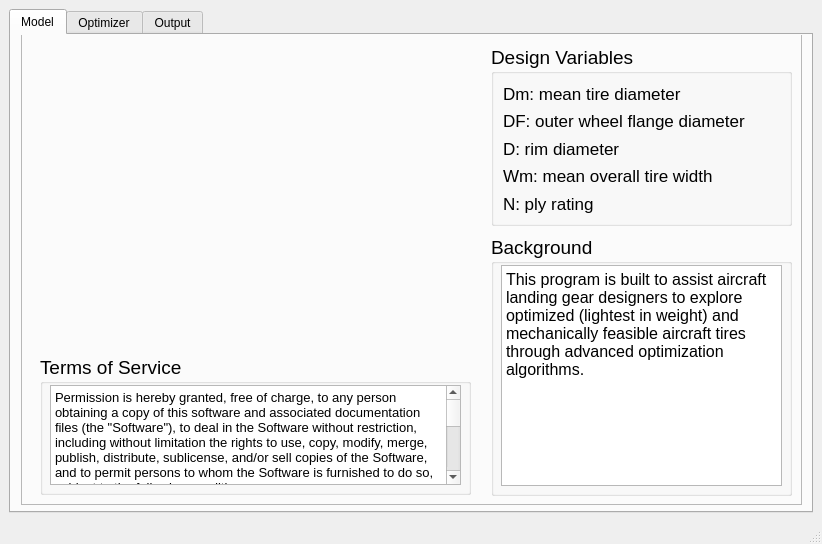
<?xml version="1.0" encoding="UTF-8"?>
<ui version="4.0">
 <class>MainWindow</class>
 <widget class="QMainWindow" name="MainWindow">
  <property name="geometry">
   <rect>
    <x>0</x>
    <y>0</y>
    <width>822</width>
    <height>544</height>
   </rect>
  </property>
  <property name="windowTitle">
   <string>MainWindow</string>
  </property>
  <widget class="QWidget" name="centralwidget">
   <layout class="QGridLayout" name="gridLayout">
    <item row="0" column="0">
     <widget class="QTabWidget" name="tabWidget">
      <property name="currentIndex">
       <number>0</number>
      </property>
      <widget class="QWidget" name="Model">
       <attribute name="title">
        <string>Model</string>
       </attribute>
       <widget class="QFrame" name="frame">
        <property name="geometry">
         <rect>
          <x>10</x>
          <y>-10</y>
          <width>781</width>
          <height>480</height>
         </rect>
        </property>
        <property name="frameShape">
         <enum>QFrame::StyledPanel</enum>
        </property>
        <property name="frameShadow">
         <enum>QFrame::Raised</enum>
        </property>
        <widget class="QGroupBox" name="groupBox">
         <property name="geometry">
          <rect>
           <x>470</x>
           <y>20</y>
           <width>301</width>
           <height>181</height>
          </rect>
         </property>
         <property name="font">
          <font>
           <pointsize>14</pointsize>
          </font>
         </property>
         <property name="title">
          <string>Design Variables</string>
         </property>
         <layout class="QVBoxLayout" name="verticalLayout_2">
          <item>
           <layout class="QVBoxLayout" name="verticalLayout">
            <item>
             <widget class="QLabel" name="label_12">
              <property name="font">
               <font>
                <pointsize>13</pointsize>
               </font>
              </property>
              <property name="text">
               <string>Dm: mean tire diameter</string>
              </property>
             </widget>
            </item>
            <item>
             <widget class="QLabel" name="label_13">
              <property name="font">
               <font>
                <pointsize>13</pointsize>
               </font>
              </property>
              <property name="text">
               <string>DF: outer wheel flange diameter</string>
              </property>
             </widget>
            </item>
            <item>
             <widget class="QLabel" name="label_14">
              <property name="font">
               <font>
                <pointsize>13</pointsize>
               </font>
              </property>
              <property name="text">
               <string>D: rim diameter</string>
              </property>
             </widget>
            </item>
            <item>
             <widget class="QLabel" name="label_15">
              <property name="font">
               <font>
                <pointsize>13</pointsize>
               </font>
              </property>
              <property name="text">
               <string>Wm: mean overall tire width</string>
              </property>
             </widget>
            </item>
            <item>
             <widget class="QLabel" name="label_16">
              <property name="font">
               <font>
                <pointsize>13</pointsize>
               </font>
              </property>
              <property name="text">
               <string>N: ply rating</string>
              </property>
             </widget>
            </item>
           </layout>
          </item>
         </layout>
        </widget>
        <widget class="QGroupBox" name="groupBox_8">
         <property name="geometry">
          <rect>
           <x>19</x>
           <y>330</y>
           <width>431</width>
           <height>140</height>
          </rect>
         </property>
         <property name="font">
          <font>
           <pointsize>14</pointsize>
          </font>
         </property>
         <property name="title">
          <string>Terms of Service</string>
         </property>
         <widget class="QTextBrowser" name="textBrowser_model_2">
          <property name="geometry">
           <rect>
            <x>10</x>
            <y>30</y>
            <width>411</width>
            <height>100</height>
           </rect>
          </property>
          <property name="font">
           <font>
            <pointsize>9</pointsize>
           </font>
          </property>
          <property name="frameShape">
           <enum>QFrame::StyledPanel</enum>
          </property>
          <property name="html">
           <string>&lt;!DOCTYPE HTML PUBLIC &quot;-//W3C//DTD HTML 4.0//EN&quot; &quot;http://www.w3.org/TR/REC-html40/strict.dtd&quot;&gt;
&lt;html&gt;&lt;head&gt;&lt;meta name=&quot;qrichtext&quot; content=&quot;1&quot; /&gt;&lt;style type=&quot;text/css&quot;&gt;
p, li { white-space: pre-wrap; }
&lt;/style&gt;&lt;/head&gt;&lt;body style=&quot; font-family:'.AppleSystemUIFont'; font-size:9pt; font-weight:400; font-style:normal;&quot;&gt;
&lt;p style=&quot; margin-top:0px; margin-bottom:0px; margin-left:0px; margin-right:0px; -qt-block-indent:0; text-indent:0px;&quot;&gt;&lt;span style=&quot; font-size:10pt;&quot;&gt;Permission is hereby granted, free of charge, to any person obtaining a copy of this software and associated documentation files (the &amp;quot;Software&amp;quot;), to deal in the Software without restriction, including without limitation the rights to use, copy, modify, merge, publish, distribute, sublicense, and/or sell copies of the Software, and to permit persons to whom the Software is furnished to do so, subject to the following conditions:&lt;/span&gt;&lt;/p&gt;
&lt;p style=&quot;-qt-paragraph-type:empty; margin-top:0px; margin-bottom:0px; margin-left:0px; margin-right:0px; -qt-block-indent:0; text-indent:0px; font-size:10pt;&quot;&gt;&lt;br /&gt;&lt;/p&gt;
&lt;p style=&quot; margin-top:0px; margin-bottom:0px; margin-left:0px; margin-right:0px; -qt-block-indent:0; text-indent:0px;&quot;&gt;&lt;span style=&quot; font-size:10pt;&quot;&gt;The above copyright notice and this permission notice shall be included in all copies or substantial portions of the Software.&lt;/span&gt;&lt;/p&gt;
&lt;p style=&quot;-qt-paragraph-type:empty; margin-top:0px; margin-bottom:0px; margin-left:0px; margin-right:0px; -qt-block-indent:0; text-indent:0px; font-size:10pt;&quot;&gt;&lt;br /&gt;&lt;/p&gt;
&lt;p style=&quot; margin-top:0px; margin-bottom:0px; margin-left:0px; margin-right:0px; -qt-block-indent:0; text-indent:0px;&quot;&gt;&lt;span style=&quot; font-size:10pt;&quot;&gt;THE SOFTWARE IS PROVIDED &amp;quot;AS IS&amp;quot;, WITHOUT WARRANTY OF ANY KIND, EXPRESS OR IMPLIED, INCLUDING BUT NOT LIMITED TO THE WARRANTIES OF MERCHANTABILITY, FITNESS FOR A PARTICULAR PURPOSE AND NONINFRINGEMENT. IN NO EVENT SHALL THE AUTHORS OR COPYRIGHT HOLDERS BE LIABLE FOR ANY CLAIM, DAMAGES OR OTHER LIABILITY, WHETHER IN AN ACTION OF CONTRACT, TORT OR OTHERWISE, ARISING FROM, OUT OF OR IN CONNECTION WITH THE SOFTWARE OR THE USE OR OTHER DEALINGS IN THE SOFTWARE.&lt;/span&gt;&lt;/p&gt;&lt;/body&gt;&lt;/html&gt;</string>
          </property>
         </widget>
        </widget>
        <widget class="QGroupBox" name="groupBox_12">
         <property name="geometry">
          <rect>
           <x>470</x>
           <y>210</y>
           <width>301</width>
           <height>261</height>
          </rect>
         </property>
         <property name="font">
          <font>
           <pointsize>14</pointsize>
          </font>
         </property>
         <property name="title">
          <string>Background</string>
         </property>
         <widget class="QTextBrowser" name="textBrowser_model">
          <property name="geometry">
           <rect>
            <x>10</x>
            <y>30</y>
            <width>281</width>
            <height>221</height>
           </rect>
          </property>
          <property name="font">
           <font>
            <pointsize>12</pointsize>
           </font>
          </property>
          <property name="frameShape">
           <enum>QFrame::StyledPanel</enum>
          </property>
          <property name="html">
           <string>&lt;!DOCTYPE HTML PUBLIC &quot;-//W3C//DTD HTML 4.0//EN&quot; &quot;http://www.w3.org/TR/REC-html40/strict.dtd&quot;&gt;
&lt;html&gt;&lt;head&gt;&lt;meta name=&quot;qrichtext&quot; content=&quot;1&quot; /&gt;&lt;style type=&quot;text/css&quot;&gt;
p, li { white-space: pre-wrap; }
&lt;/style&gt;&lt;/head&gt;&lt;body style=&quot; font-family:'.AppleSystemUIFont'; font-size:12pt; font-weight:400; font-style:normal;&quot;&gt;
&lt;p style=&quot; margin-top:0px; margin-bottom:0px; margin-left:0px; margin-right:0px; -qt-block-indent:0; text-indent:0px;&quot;&gt;&lt;span style=&quot; font-family:'MS Shell Dlg 2';&quot;&gt;This program is built to assist aircraft landing gear designers to explore optimized (lightest in weight) and mechanically feasible aircraft tires through advanced optimization algorithms. &lt;/span&gt;&lt;/p&gt;&lt;/body&gt;&lt;/html&gt;</string>
          </property>
         </widget>
        </widget>
        <widget class="QLabel" name="label_6">
         <property name="geometry">
          <rect>
           <x>20</x>
           <y>30</y>
           <width>421</width>
           <height>271</height>
          </rect>
         </property>
         <property name="text">
          <string/>
         </property>
         <property name="pixmap">
          <pixmap>assets/variables.png</pixmap>
         </property>
         <property name="scaledContents">
          <bool>true</bool>
         </property>
         <property name="alignment">
          <set>Qt::AlignCenter</set>
         </property>
        </widget>
        <zorder>groupBox_12</zorder>
        <zorder>groupBox</zorder>
        <zorder>groupBox_8</zorder>
        <zorder>label_6</zorder>
       </widget>
      </widget>
      <widget class="QWidget" name="Optimizer">
       <attribute name="title">
        <string>Optimizer</string>
       </attribute>
       <widget class="QGroupBox" name="groupBox_9">
        <property name="geometry">
         <rect>
          <x>370</x>
          <y>230</y>
          <width>410</width>
          <height>231</height>
         </rect>
        </property>
        <property name="font">
         <font>
          <pointsize>14</pointsize>
         </font>
        </property>
        <property name="title">
         <string>Optimization Scope</string>
        </property>
        <widget class="QTableWidget" name="tableWidget_2">
         <property name="geometry">
          <rect>
           <x>20</x>
           <y>30</y>
           <width>361</width>
           <height>181</height>
          </rect>
         </property>
         <property name="minimumSize">
          <size>
           <width>331</width>
           <height>0</height>
          </size>
         </property>
         <property name="font">
          <font>
           <pointsize>12</pointsize>
          </font>
         </property>
         <attribute name="horizontalHeaderCascadingSectionResizes">
          <bool>false</bool>
         </attribute>
         <attribute name="horizontalHeaderMinimumSectionSize">
          <number>160</number>
         </attribute>
         <attribute name="verticalHeaderDefaultSectionSize">
          <number>30</number>
         </attribute>
         <attribute name="verticalHeaderHighlightSections">
          <bool>true</bool>
         </attribute>
         <attribute name="verticalHeaderMinimumSectionSize">
          <number>32</number>
         </attribute>
         <row>
          <property name="text">
           <string>Dm</string>
          </property>
         </row>
         <row>
          <property name="text">
           <string>DF</string>
          </property>
         </row>
         <row>
          <property name="text">
           <string>D</string>
          </property>
         </row>
         <row>
          <property name="text">
           <string>Wm</string>
          </property>
         </row>
         <row>
          <property name="text">
           <string>N</string>
          </property>
         </row>
         <column>
          <property name="text">
           <string>Lower Bound</string>
          </property>
         </column>
         <column>
          <property name="text">
           <string>Upper Bound</string>
          </property>
         </column>
         <item row="0" column="0">
          <property name="text">
           <string>12</string>
          </property>
          <property name="textAlignment">
           <set>AlignCenter</set>
          </property>
         </item>
         <item row="0" column="1">
          <property name="text">
           <string>56</string>
          </property>
          <property name="textAlignment">
           <set>AlignCenter</set>
          </property>
         </item>
         <item row="1" column="0">
          <property name="text">
           <string>5</string>
          </property>
          <property name="textAlignment">
           <set>AlignCenter</set>
          </property>
         </item>
         <item row="1" column="1">
          <property name="text">
           <string>33</string>
          </property>
          <property name="textAlignment">
           <set>AlignCenter</set>
          </property>
         </item>
         <item row="2" column="0">
          <property name="text">
           <string>4</string>
          </property>
          <property name="textAlignment">
           <set>AlignCenter</set>
          </property>
         </item>
         <item row="2" column="1">
          <property name="text">
           <string>24</string>
          </property>
          <property name="textAlignment">
           <set>AlignCenter</set>
          </property>
         </item>
         <item row="3" column="0">
          <property name="text">
           <string>4</string>
          </property>
          <property name="textAlignment">
           <set>AlignCenter</set>
          </property>
         </item>
         <item row="3" column="1">
          <property name="text">
           <string>21</string>
          </property>
          <property name="textAlignment">
           <set>AlignCenter</set>
          </property>
         </item>
         <item row="4" column="0">
          <property name="text">
           <string>4</string>
          </property>
          <property name="textAlignment">
           <set>AlignCenter</set>
          </property>
         </item>
         <item row="4" column="1">
          <property name="text">
           <string>38</string>
          </property>
          <property name="textAlignment">
           <set>AlignCenter</set>
          </property>
         </item>
        </widget>
       </widget>
       <widget class="QGroupBox" name="groupBox_3">
        <property name="geometry">
         <rect>
          <x>10</x>
          <y>10</y>
          <width>351</width>
          <height>391</height>
         </rect>
        </property>
        <property name="font">
         <font>
          <pointsize>14</pointsize>
         </font>
        </property>
        <property name="title">
         <string>Optimizer Instruction</string>
        </property>
        <widget class="QTextBrowser" name="textBrowser">
         <property name="geometry">
          <rect>
           <x>10</x>
           <y>30</y>
           <width>331</width>
           <height>351</height>
          </rect>
         </property>
         <property name="frameShape">
          <enum>QFrame::StyledPanel</enum>
         </property>
         <property name="html">
          <string>&lt;!DOCTYPE HTML PUBLIC &quot;-//W3C//DTD HTML 4.0//EN&quot; &quot;http://www.w3.org/TR/REC-html40/strict.dtd&quot;&gt;
&lt;html&gt;&lt;head&gt;&lt;meta name=&quot;qrichtext&quot; content=&quot;1&quot; /&gt;&lt;style type=&quot;text/css&quot;&gt;
p, li { white-space: pre-wrap; }
&lt;/style&gt;&lt;/head&gt;&lt;body style=&quot; font-family:'.AppleSystemUIFont'; font-size:14pt; font-weight:400; font-style:normal;&quot;&gt;
&lt;p style=&quot; margin-top:0px; margin-bottom:0px; margin-left:0px; margin-right:0px; -qt-block-indent:0; text-indent:0px;&quot;&gt;&lt;span style=&quot; font-family:'MS Shell Dlg 2'; font-size:12pt;&quot;&gt;1. Select a unit system in &amp;quot;Optimization Parameter&amp;quot; section. &lt;/span&gt;&lt;/p&gt;
&lt;p style=&quot; margin-top:0px; margin-bottom:0px; margin-left:0px; margin-right:0px; -qt-block-indent:0; text-indent:0px;&quot;&gt;&lt;span style=&quot; font-family:'MS Shell Dlg 2'; font-size:12pt;&quot;&gt;2. Enter optimization requirements in the selected units. &lt;/span&gt;&lt;/p&gt;
&lt;p style=&quot; margin-top:0px; margin-bottom:0px; margin-left:0px; margin-right:0px; -qt-block-indent:0; text-indent:0px;&quot;&gt;&lt;span style=&quot; font-family:'MS Shell Dlg 2'; font-size:12pt;&quot;&gt;3. Modified the lower and upper bounds of the variables, if needed. &lt;/span&gt;&lt;/p&gt;
&lt;p style=&quot;-qt-paragraph-type:empty; margin-top:0px; margin-bottom:0px; margin-left:0px; margin-right:0px; -qt-block-indent:0; text-indent:0px; font-family:'MS Shell Dlg 2'; font-size:12pt;&quot;&gt;&lt;br /&gt;&lt;/p&gt;
&lt;p style=&quot; margin-top:0px; margin-bottom:0px; margin-left:0px; margin-right:0px; -qt-block-indent:0; text-indent:0px;&quot;&gt;&lt;span style=&quot; font-family:'MS Shell Dlg 2'; font-size:12pt;&quot;&gt;Note: changing the optimization scope may result in failure of optimization. &lt;/span&gt;&lt;/p&gt;&lt;/body&gt;&lt;/html&gt;</string>
         </property>
         <property name="tabStopWidth">
          <number>79</number>
         </property>
        </widget>
       </widget>
       <widget class="QPushButton" name="pushButton">
        <property name="geometry">
         <rect>
          <x>100</x>
          <y>420</y>
          <width>171</width>
          <height>41</height>
         </rect>
        </property>
        <property name="font">
         <font>
          <pointsize>14</pointsize>
         </font>
        </property>
        <property name="text">
         <string>Run Optimizer</string>
        </property>
       </widget>
       <widget class="QTabWidget" name="tabWidget_2">
        <property name="geometry">
         <rect>
          <x>370</x>
          <y>10</y>
          <width>411</width>
          <height>211</height>
         </rect>
        </property>
        <property name="tabPosition">
         <enum>QTabWidget::East</enum>
        </property>
        <property name="currentIndex">
         <number>0</number>
        </property>
        <widget class="QWidget" name="tab">
         <attribute name="title">
          <string>Imperial</string>
         </attribute>
         <widget class="QGroupBox" name="groupBox_14">
          <property name="geometry">
           <rect>
            <x>0</x>
            <y>0</y>
            <width>399</width>
            <height>207</height>
           </rect>
          </property>
          <property name="font">
           <font>
            <pointsize>14</pointsize>
           </font>
          </property>
          <property name="title">
           <string>Optimization Parameter</string>
          </property>
          <widget class="QLabel" name="label_23">
           <property name="geometry">
            <rect>
             <x>10</x>
             <y>35</y>
             <width>157</width>
             <height>20</height>
            </rect>
           </property>
           <property name="font">
            <font>
             <pointsize>12</pointsize>
            </font>
           </property>
           <property name="text">
            <string>Loading Capacity [lbs]</string>
           </property>
          </widget>
          <widget class="QSpinBox" name="LmReq_3">
           <property name="geometry">
            <rect>
             <x>216</x>
             <y>35</y>
             <width>161</width>
             <height>24</height>
            </rect>
           </property>
           <property name="font">
            <font>
             <pointsize>12</pointsize>
            </font>
           </property>
           <property name="minimum">
            <number>2000</number>
           </property>
           <property name="maximum">
            <number>89000</number>
           </property>
           <property name="singleStep">
            <number>1000</number>
           </property>
           <property name="value">
            <number>36000</number>
           </property>
           <property name="displayIntegerBase">
            <number>10</number>
           </property>
          </widget>
          <widget class="QLabel" name="label_24">
           <property name="geometry">
            <rect>
             <x>10</x>
             <y>67</y>
             <width>137</width>
             <height>20</height>
            </rect>
           </property>
           <property name="font">
            <font>
             <pointsize>12</pointsize>
            </font>
           </property>
           <property name="text">
            <string>Speed Index [mph]</string>
           </property>
          </widget>
          <widget class="QSpinBox" name="SiReq_3">
           <property name="geometry">
            <rect>
             <x>216</x>
             <y>67</y>
             <width>161</width>
             <height>24</height>
            </rect>
           </property>
           <property name="font">
            <font>
             <pointsize>12</pointsize>
            </font>
           </property>
           <property name="maximum">
            <number>350</number>
           </property>
           <property name="singleStep">
            <number>10</number>
           </property>
           <property name="value">
            <number>200</number>
           </property>
          </widget>
          <widget class="QLabel" name="label_25">
           <property name="geometry">
            <rect>
             <x>10</x>
             <y>99</y>
             <width>200</width>
             <height>20</height>
            </rect>
           </property>
           <property name="font">
            <font>
             <pointsize>12</pointsize>
            </font>
           </property>
           <property name="text">
            <string>Max. Inflation Pressure [psi]</string>
           </property>
          </widget>
          <widget class="QSpinBox" name="Pmax_3">
           <property name="geometry">
            <rect>
             <x>216</x>
             <y>99</y>
             <width>161</width>
             <height>24</height>
            </rect>
           </property>
           <property name="font">
            <font>
             <pointsize>12</pointsize>
            </font>
           </property>
           <property name="maximum">
            <number>500</number>
           </property>
           <property name="singleStep">
            <number>50</number>
           </property>
           <property name="value">
            <number>300</number>
           </property>
          </widget>
          <widget class="QLabel" name="label_26">
           <property name="geometry">
            <rect>
             <x>10</x>
             <y>131</y>
             <width>171</width>
             <height>20</height>
            </rect>
           </property>
           <property name="font">
            <font>
             <pointsize>12</pointsize>
            </font>
           </property>
           <property name="text">
            <string>Aspect Ratio (min, max)</string>
           </property>
          </widget>
          <widget class="QDoubleSpinBox" name="doubleSpinBox_5">
           <property name="geometry">
            <rect>
             <x>216</x>
             <y>131</y>
             <width>81</width>
             <height>24</height>
            </rect>
           </property>
           <property name="font">
            <font>
             <pointsize>12</pointsize>
            </font>
           </property>
           <property name="minimum">
            <double>0.500000000000000</double>
           </property>
           <property name="maximum">
            <double>1.000000000000000</double>
           </property>
           <property name="singleStep">
            <double>0.050000000000000</double>
           </property>
          </widget>
          <widget class="QDoubleSpinBox" name="doubleSpinBox_6">
           <property name="geometry">
            <rect>
             <x>306</x>
             <y>131</y>
             <width>71</width>
             <height>24</height>
            </rect>
           </property>
           <property name="font">
            <font>
             <pointsize>12</pointsize>
            </font>
           </property>
           <property name="minimum">
            <double>0.500000000000000</double>
           </property>
           <property name="maximum">
            <double>1.000000000000000</double>
           </property>
           <property name="singleStep">
            <double>0.050000000000000</double>
           </property>
           <property name="value">
            <double>1.000000000000000</double>
           </property>
          </widget>
          <widget class="QLabel" name="label_27">
           <property name="geometry">
            <rect>
             <x>10</x>
             <y>163</y>
             <width>69</width>
             <height>20</height>
            </rect>
           </property>
           <property name="font">
            <font>
             <pointsize>12</pointsize>
            </font>
           </property>
           <property name="text">
            <string>Tolerance</string>
           </property>
          </widget>
          <widget class="QComboBox" name="comboBox_6">
           <property name="geometry">
            <rect>
             <x>216</x>
             <y>163</y>
             <width>161</width>
             <height>25</height>
            </rect>
           </property>
           <property name="font">
            <font>
             <pointsize>12</pointsize>
            </font>
           </property>
           <property name="currentText">
            <string>1e-4</string>
           </property>
           <item>
            <property name="text">
             <string>1e-4</string>
            </property>
           </item>
           <item>
            <property name="text">
             <string>1e-5</string>
            </property>
           </item>
           <item>
            <property name="text">
             <string>1e-6</string>
            </property>
           </item>
          </widget>
         </widget>
        </widget>
        <widget class="QWidget" name="tab_2">
         <attribute name="title">
          <string>Metric</string>
         </attribute>
         <widget class="QGroupBox" name="groupBox_13">
          <property name="geometry">
           <rect>
            <x>0</x>
            <y>0</y>
            <width>399</width>
            <height>207</height>
           </rect>
          </property>
          <property name="font">
           <font>
            <pointsize>14</pointsize>
           </font>
          </property>
          <property name="title">
           <string>Optimization Parameter</string>
          </property>
          <widget class="QLabel" name="label_18">
           <property name="geometry">
            <rect>
             <x>10</x>
             <y>35</y>
             <width>157</width>
             <height>20</height>
            </rect>
           </property>
           <property name="font">
            <font>
             <pointsize>12</pointsize>
            </font>
           </property>
           <property name="text">
            <string>Loading Capacity [kN]</string>
           </property>
          </widget>
          <widget class="QSpinBox" name="LmReq_2">
           <property name="geometry">
            <rect>
             <x>216</x>
             <y>35</y>
             <width>161</width>
             <height>24</height>
            </rect>
           </property>
           <property name="font">
            <font>
             <pointsize>12</pointsize>
            </font>
           </property>
           <property name="minimum">
            <number>8</number>
           </property>
           <property name="maximum">
            <number>400</number>
           </property>
           <property name="singleStep">
            <number>10</number>
           </property>
           <property name="value">
            <number>160</number>
           </property>
           <property name="displayIntegerBase">
            <number>10</number>
           </property>
          </widget>
          <widget class="QLabel" name="label_19">
           <property name="geometry">
            <rect>
             <x>10</x>
             <y>67</y>
             <width>151</width>
             <height>20</height>
            </rect>
           </property>
           <property name="font">
            <font>
             <pointsize>12</pointsize>
            </font>
           </property>
           <property name="text">
            <string>Speed Index [km/h]</string>
           </property>
          </widget>
          <widget class="QSpinBox" name="SiReq_2">
           <property name="geometry">
            <rect>
             <x>216</x>
             <y>67</y>
             <width>161</width>
             <height>24</height>
            </rect>
           </property>
           <property name="font">
            <font>
             <pointsize>12</pointsize>
            </font>
           </property>
           <property name="maximum">
            <number>570</number>
           </property>
           <property name="singleStep">
            <number>50</number>
           </property>
           <property name="value">
            <number>320</number>
           </property>
          </widget>
          <widget class="QLabel" name="label_20">
           <property name="geometry">
            <rect>
             <x>10</x>
             <y>99</y>
             <width>200</width>
             <height>20</height>
            </rect>
           </property>
           <property name="font">
            <font>
             <pointsize>11</pointsize>
            </font>
           </property>
           <property name="text">
            <string>Max. Inflation Pressure [MPa]</string>
           </property>
          </widget>
          <widget class="QSpinBox" name="Pmax_2">
           <property name="geometry">
            <rect>
             <x>216</x>
             <y>99</y>
             <width>161</width>
             <height>24</height>
            </rect>
           </property>
           <property name="font">
            <font>
             <pointsize>12</pointsize>
            </font>
           </property>
           <property name="maximum">
            <number>3500</number>
           </property>
           <property name="singleStep">
            <number>100</number>
           </property>
           <property name="value">
            <number>2000</number>
           </property>
          </widget>
          <widget class="QLabel" name="label_21">
           <property name="geometry">
            <rect>
             <x>10</x>
             <y>131</y>
             <width>171</width>
             <height>20</height>
            </rect>
           </property>
           <property name="font">
            <font>
             <pointsize>12</pointsize>
            </font>
           </property>
           <property name="text">
            <string>Aspect Ratio (min, max)</string>
           </property>
          </widget>
          <widget class="QDoubleSpinBox" name="doubleSpinBox_3">
           <property name="geometry">
            <rect>
             <x>216</x>
             <y>131</y>
             <width>81</width>
             <height>24</height>
            </rect>
           </property>
           <property name="font">
            <font>
             <pointsize>12</pointsize>
            </font>
           </property>
           <property name="minimum">
            <double>0.500000000000000</double>
           </property>
           <property name="maximum">
            <double>1.000000000000000</double>
           </property>
           <property name="singleStep">
            <double>0.050000000000000</double>
           </property>
          </widget>
          <widget class="QDoubleSpinBox" name="doubleSpinBox_4">
           <property name="geometry">
            <rect>
             <x>306</x>
             <y>131</y>
             <width>71</width>
             <height>24</height>
            </rect>
           </property>
           <property name="font">
            <font>
             <pointsize>12</pointsize>
            </font>
           </property>
           <property name="minimum">
            <double>0.500000000000000</double>
           </property>
           <property name="maximum">
            <double>1.000000000000000</double>
           </property>
           <property name="singleStep">
            <double>0.050000000000000</double>
           </property>
           <property name="value">
            <double>1.000000000000000</double>
           </property>
          </widget>
          <widget class="QLabel" name="label_22">
           <property name="geometry">
            <rect>
             <x>10</x>
             <y>163</y>
             <width>69</width>
             <height>20</height>
            </rect>
           </property>
           <property name="font">
            <font>
             <pointsize>12</pointsize>
            </font>
           </property>
           <property name="text">
            <string>Tolerance</string>
           </property>
          </widget>
          <widget class="QComboBox" name="comboBox_5">
           <property name="geometry">
            <rect>
             <x>216</x>
             <y>163</y>
             <width>161</width>
             <height>25</height>
            </rect>
           </property>
           <property name="font">
            <font>
             <pointsize>12</pointsize>
            </font>
           </property>
           <property name="currentText">
            <string>1e-4</string>
           </property>
           <item>
            <property name="text">
             <string>1e-4</string>
            </property>
           </item>
           <item>
            <property name="text">
             <string>1e-5</string>
            </property>
           </item>
           <item>
            <property name="text">
             <string>1e-6</string>
            </property>
           </item>
          </widget>
         </widget>
        </widget>
       </widget>
      </widget>
      <widget class="QWidget" name="Output">
       <attribute name="title">
        <string>Output</string>
       </attribute>
       <widget class="QGroupBox" name="groupBox_4">
        <property name="geometry">
         <rect>
          <x>10</x>
          <y>10</y>
          <width>251</width>
          <height>461</height>
         </rect>
        </property>
        <property name="font">
         <font>
          <pointsize>14</pointsize>
         </font>
        </property>
        <property name="title">
         <string>Optimizer Description</string>
        </property>
        <widget class="QTextBrowser" name="textBrowser_2">
         <property name="geometry">
          <rect>
           <x>10</x>
           <y>29</y>
           <width>231</width>
           <height>421</height>
          </rect>
         </property>
         <property name="font">
          <font>
           <pointsize>10</pointsize>
          </font>
         </property>
         <property name="html">
          <string>&lt;!DOCTYPE HTML PUBLIC &quot;-//W3C//DTD HTML 4.0//EN&quot; &quot;http://www.w3.org/TR/REC-html40/strict.dtd&quot;&gt;
&lt;html&gt;&lt;head&gt;&lt;meta name=&quot;qrichtext&quot; content=&quot;1&quot; /&gt;&lt;style type=&quot;text/css&quot;&gt;
p, li { white-space: pre-wrap; }
&lt;/style&gt;&lt;/head&gt;&lt;body style=&quot; font-family:'.AppleSystemUIFont'; font-size:10pt; font-weight:400; font-style:normal;&quot;&gt;
&lt;p style=&quot; margin-top:0px; margin-bottom:0px; margin-left:0px; margin-right:0px; -qt-block-indent:0; text-indent:0px;&quot;&gt;&lt;span style=&quot; font-size:12pt;&quot;&gt;Please first run the optimizer in the &amp;quot;Optimizer&amp;quot; page. &lt;/span&gt;&lt;/p&gt;&lt;/body&gt;&lt;/html&gt;</string>
         </property>
        </widget>
       </widget>
       <widget class="QPushButton" name="pushButton_2">
        <property name="geometry">
         <rect>
          <x>460</x>
          <y>430</y>
          <width>130</width>
          <height>35</height>
         </rect>
        </property>
        <property name="font">
         <font>
          <pointsize>12</pointsize>
         </font>
        </property>
        <property name="text">
         <string>Save to CSV</string>
        </property>
       </widget>
       <widget class="QGroupBox" name="groupBox_11">
        <property name="geometry">
         <rect>
          <x>270</x>
          <y>10</y>
          <width>521</width>
          <height>351</height>
         </rect>
        </property>
        <property name="font">
         <font>
          <pointsize>14</pointsize>
         </font>
        </property>
        <property name="title">
         <string>Optimization Output</string>
        </property>
        <widget class="QTableWidget" name="tableWidget_3">
         <property name="geometry">
          <rect>
           <x>10</x>
           <y>30</y>
           <width>501</width>
           <height>311</height>
          </rect>
         </property>
         <property name="minimumSize">
          <size>
           <width>331</width>
           <height>0</height>
          </size>
         </property>
         <property name="font">
          <font>
           <pointsize>10</pointsize>
          </font>
         </property>
         <property name="editTriggers">
          <set>QAbstractItemView::NoEditTriggers</set>
         </property>
         <property name="sortingEnabled">
          <bool>false</bool>
         </property>
         <attribute name="horizontalHeaderCascadingSectionResizes">
          <bool>true</bool>
         </attribute>
         <attribute name="horizontalHeaderShowSortIndicator" stdset="0">
          <bool>false</bool>
         </attribute>
         <attribute name="verticalHeaderCascadingSectionResizes">
          <bool>true</bool>
         </attribute>
         <row>
          <property name="text">
           <string>Dm [in]</string>
          </property>
         </row>
         <row>
          <property name="text">
           <string>DF [in]</string>
          </property>
         </row>
         <row>
          <property name="text">
           <string>D [in]</string>
          </property>
         </row>
         <row>
          <property name="text">
           <string>Wm [in]</string>
          </property>
         </row>
         <row>
          <property name="text">
           <string>N</string>
          </property>
         </row>
         <row>
          <property name="text">
           <string>Aspect Ratio</string>
          </property>
         </row>
         <row>
          <property name="text">
           <string>Loading Capacity [lbs]</string>
          </property>
         </row>
         <row>
          <property name="text">
           <string>Inflation Pressure [psi]</string>
          </property>
         </row>
         <row>
          <property name="text">
           <string>Est. Tire Mass [kg]</string>
          </property>
         </row>
         <column>
          <property name="text">
           <string>Optimizer</string>
          </property>
         </column>
         <column>
          <property name="text">
           <string>Standardized*</string>
          </property>
         </column>
         <column>
          <property name="text">
           <string>Michelin**</string>
          </property>
         </column>
         <column>
          <property name="text">
           <string>Goodyear**</string>
          </property>
         </column>
         <item row="0" column="0">
          <property name="text">
           <string/>
          </property>
         </item>
        </widget>
       </widget>
       <widget class="QLabel" name="label_17">
        <property name="geometry">
         <rect>
          <x>280</x>
          <y>360</y>
          <width>501</width>
          <height>41</height>
         </rect>
        </property>
        <property name="text">
         <string>* Optimizer output dimensions standardized per TRA design guideline with performance recomputed. Satisfaction of requirements are not guaranteed.</string>
        </property>
        <property name="textFormat">
         <enum>Qt::AutoText</enum>
        </property>
        <property name="scaledContents">
         <bool>false</bool>
        </property>
        <property name="alignment">
         <set>Qt::AlignLeading|Qt::AlignLeft|Qt::AlignVCenter</set>
        </property>
        <property name="wordWrap">
         <bool>true</bool>
        </property>
       </widget>
       <widget class="QLabel" name="label_28">
        <property name="geometry">
         <rect>
          <x>280</x>
          <y>400</y>
          <width>501</width>
          <height>31</height>
         </rect>
        </property>
        <property name="text">
         <string>** Lightest tires chosen from published manufacturer databook with requirements satisfied. </string>
        </property>
        <property name="textFormat">
         <enum>Qt::AutoText</enum>
        </property>
        <property name="scaledContents">
         <bool>false</bool>
        </property>
        <property name="alignment">
         <set>Qt::AlignLeading|Qt::AlignLeft|Qt::AlignVCenter</set>
        </property>
        <property name="wordWrap">
         <bool>true</bool>
        </property>
       </widget>
      </widget>
     </widget>
    </item>
   </layout>
  </widget>
  <widget class="QStatusBar" name="statusbar"/>
 </widget>
 <resources/>
 <connections/>
</ui>
